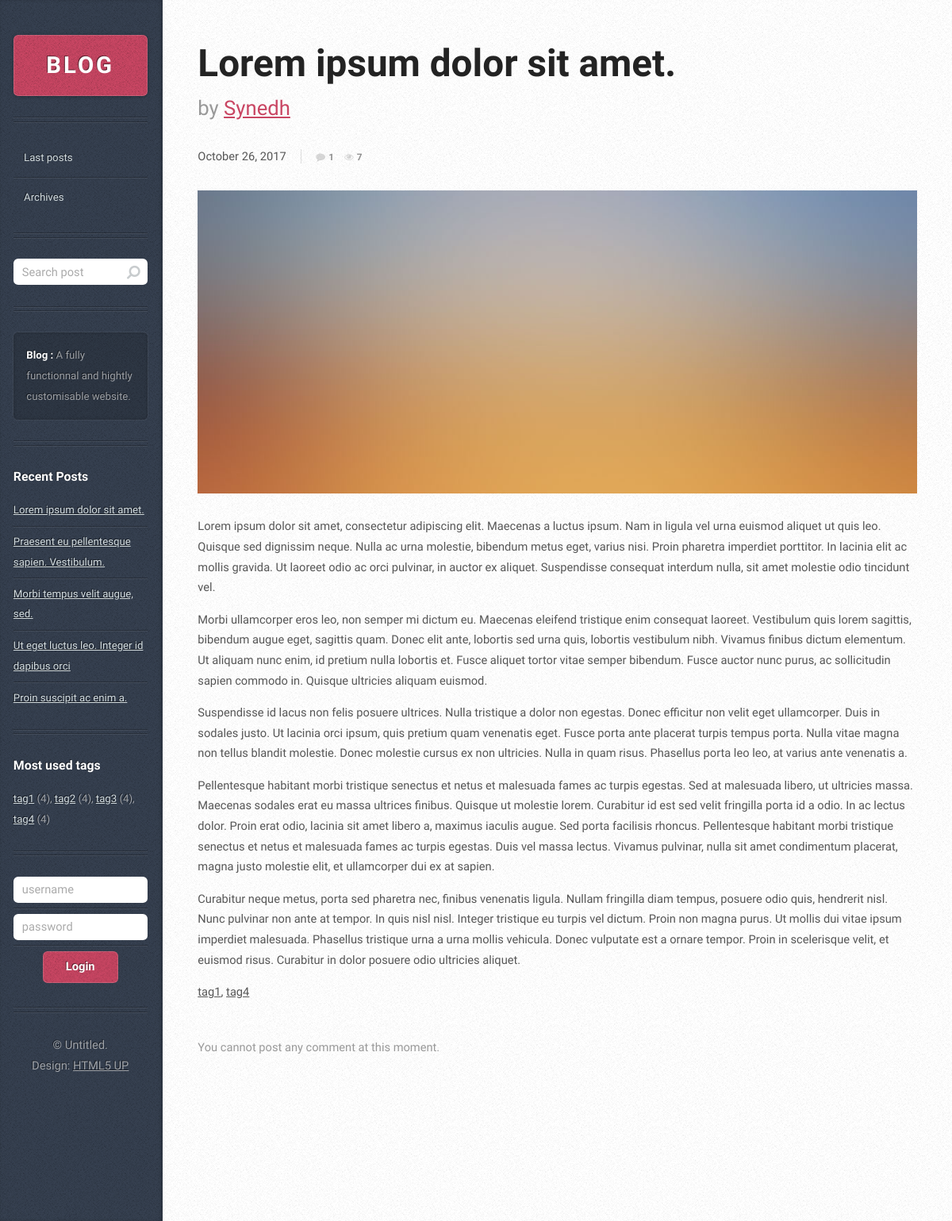
Screenshot of /post/2 with the database file from the repository.
### posts/models.py (models this page shows, shortened)
class Option(models.Model):
    name = models.CharField(max_length=256, default="")
    nb_post_page = models.PositiveIntegerField(default=5)
    message = models.CharField(max_length=256, default="")
    recent_posts = models.BooleanField(default=True)
    most_used_tags = models.BooleanField(default=True)
    used = models.BooleanField(default=False)

class Post(models.Model):
    title = models.CharField(max_length=1024)
    content = models.TextField()
    image = models.CharField(max_length=1024)
    author = models.CharField(max_length=1024)
    view = models.PositiveIntegerField(default=0)
    show_post = models.BooleanField(default=True)
    allow_comments = models.BooleanField(default=True)
    pub_date = models.DateTimeField('date published')
    tag = models.ManyToManyField(Tag)
    class Meta:
        ordering = ('pub_date',)

class Tag(models.Model):
    tag = models.CharField(max_length=1024)
    def __str__(self):
        return self.tag

### posts/views.py (the view)
# urls.py: url(r'^post/(?P<post_id>[0-9]+)$', views.post, name='post'),
def post(request, post_id):
    post = get_object_or_404(Post, pk=post_id)
    if post.pub_date > timezone.now():
        raise Http404("Page not found")
    if 'post_view' not in request.session.keys():
        request.session['post_view'] = []
    if post_id not in request.session['post_view']:
        post.view += 1
        post.save()
        request.session['post_view'] += post_id
    return render(request, 'full_post.html', {'post': post})

### posts/context_processors.py (called while the page is built)
def posts_processor(request):
    return {'recent_posts': Post.objects.filter(pub_date__lte=timezone.now()).order_by('-pub_date')[:5]}

def tags_processor(request):
    return {'most_used_tags': sorted(Tag.objects.all(), key=lambda x: x.post_set.count())[:5]}

def options_processor(request):
    try:
        return {'options': Option.objects.filter(used=True)[0]}
    except IndexError:
        return {'options': {'message': '', 'recent_posts': True, 'most_used_tags': True}}

### posts/templates/full_post.html (shortened to what this page needs)
{% extends 'core/overall.html' %}
{% block content %}
    {% include 'core/post.html' %}
    {% if post.allow_comments or user.is_superuser %}
        {% if error_message %}
            <div><strong>{{ error_message }}</strong></div>
        {% endif %}
        <div>
            <form action="{% url 'send_commentary' post.id %}" method="post" id="post_comment">
                {% csrf_token %}
                {% if user.is_authenticated %}
                    Pseudo : <input type="text" name="author" value="{{ user.username }}" readonly style="cursor: not-allowed;"><br>
                {% else %}
                    Pseudo : <input type="text" name="author" value="{{ author }}"><br>
                {% endif %}
                <textarea rows="5" cols="50" name="content" form="post_comment">{{ content }}</textarea><br>
                <div class="g-recaptcha" data-sitekey="6LcbCjUUAAAAAGxUbCeibQ62Ina85IWmMhPCFCzS"></div>
                <input type="submit" name="Envoyer">
            </form>
        </div>
    {% else %}
    <header>
        <p>You cannot post any comment at this moment.</p>
    </header>
    {% endif %}
{% endblock %}

### posts/templates/core/overall.html (shortened to what this page needs)
<!DOCTYPE html>
<html>
    <head>
    <link rel="stylesheet" href="{% static 'css/main.css' %}" />
    </head>
<body>
    <div id="sidebar">
        <h1 id="logo"><a href="{% url 'index' %}">BLOG</a></h1>
        <nav id="nav">
            <ul>
                {% if request.path == '/' or request.path == '/1/' %}
                <li class="current"><a href="{% url 'index' %}">Last posts</a></li>
                {% else %}
                <li><a href="{% url 'index' %}">Last posts</a></li>
                {% endif %}
                <li><a href="#">Archives</a></li>
        </nav>
        <section class="box search">
            <form action="{% url 'search' %}" method="post" id="search">
                <input type="text" name="search" placeholder="Search post" id="search_input" value="{{ search }}">
            </form>
        </section>
        <section class="box text-style1">
            <div class="inner">
                <p>
                    {{ options.message|safe }}
                </p>
            </div>
        </section>
        {% if options.recent_posts %}
        <section class="box recent-posts">
            <header>
                <h2>Recent Posts</h2>
            </header>
            <ul>
                {% for recent_post in recent_posts %}
                <li><a href="{% url 'post' recent_post.id %}">{{ recent_post.title }}</a></li>
                {% endfor %}
            </ul>
        </section>
        {% endif %}
        {% if options.most_used_tags %}
        <section class="box recent-posts">
            <header>
                <h2>Most used tags</h2>
            </header>
            {% for used_tag in most_used_tags %}
            <a href="{% url 'posts_by_tag' used_tag %}">{{ used_tag }}</a>
            {% if used_tag != most_used_tags|last %}
                ({{ used_tag.post_set.count }}),
            {% else %}
                ({{ used_tag.post_set.count }})
            {% endif %}
            {% endfor %}
        </section>
        {% endif %}
        <section class="box recent-posts">
            {% if user.is_authenticated %}
            <form action="{% url 'logout' %}" method="post" id="logout">
                {% csrf_token %}
                <ul><center>
                    <li><span>Connected as {{ user.username }}</span></li>
                    <li><input type="submit" name="logout" value="Logout"></li>
                </center></ul>
            </form>
            {% else %}
            <form action="{% url 'login' %}" method="post" id="login">
                <ul>
                    <li><input type="text" name="username" placeholder="username"></li>
                    <li><input type="password" name="password" placeholder="password"></li>
                    <li><center><input type="submit" name="login" value="Login"></center></li>
                </ul>
            </form>
            {% endif %}
        </section>
        <ul id="copyright">
            <li>&copy; Untitled.</li><li>Design: <a href="http://html5up.net">HTML5 UP</a></li>
        </ul>
    </div>
    <div id="content">
        <div class="inner">
        	{% block content %}
        	{% endblock %}
        </div>
    </div>
</body>
</html>

### posts/templates/core/post.html
<article class="box post post-excerpt">
    <header>
        <h2><a href="{% url 'post' post.id %}">{{ post.title }}</a></h2>
        <p>by <a href="{% url 'posts_by_author' post.author %}">{{ post.author }}</a></p>
    </header>
    <div class="info">
        <span class="date"><span class="month">{{ post.pub_date|date:"M" }}<span>{{ post.pub_date|date:"F"|slice:"3:" }}</span></span> <span class="day">{{ post.pub_date|date:"j" }}</span><span class="year">, {{ post.pub_date|date:"Y" }}</span></span>
        <ul class="stats">
            <li><a href="{% url 'post_commentaries' post.id %}" class="icon fa-comment">{{ post.commentary_set.count }}</a></li>
            <li><a class="icon fa-eye">{{ post.view }}</a></li>
        </ul>
    </div>
    <a href="{% url 'post' post.id %}" class="image featured"><img src="{% static 'images/pic01.jpg' %}" alt="" /></a>
    {% if 'post' not in request.path %}
    <p>{{ post.content_in_index|safe }}</p>
    <p><a class="cutlink" href="{% url 'post' post.id %}">[...]</a></p>
    {% else %}
    {{ post.content|safe }}
    {% endif %}
    <p>
        {% for tag in post.tag.all %}
        {% if tag != post.tag.all.last %}
        <a class="cutlink" href="{% url 'posts_by_tag' tag %}">{{ tag }}</a>,
        {% else %}
        <a class="cutlink" href="{% url 'posts_by_tag' tag %}">{{ tag }}</a>
        {% endif %}
        {% endfor %}
    </p>
</article>

### rows the page displays
Option: message "Blog : A fully functionnal and hightly customisable website."
Post: title "Lorem ipsum dolor sit amet.", author "Synedh", pub_date "Oct", pub_date "ober", pub_date "26", pub_date "2017", commentary_set.count "1", view "7", content "Lorem ipsum dolor sit amet, consectetur adipiscing elit. Maecenas a luctus ipsum. Nam in ligula vel urna euismod aliquet ut quis leo. Quisque sed dignissim neque. Nulla ac urna molestie, bibendum metus eget, varius nisi. Proin pharetra imperdiet porttitor. In lacinia elit ac mollis gravida. Ut laoreet odio ac orci pulvinar, in auctor ex aliquet. Suspendisse consequat interdum nulla, sit amet molestie odio tincidunt vel. Morbi ullamcorper eros leo, non semper mi dictum eu. Maecenas eleifend tristique enim consequat laoreet. Vestibulum quis lorem sagittis, bibendum augue eget, sagittis quam. Donec elit ante, lobortis sed urna quis, lobortis vestibulum nibh. Vivamus finibus dictum elementum.…"
Post: title "Praesent eu pellentesque sapien. Vestibulum."
Post: title "Morbi tempus velit augue, sed."
Post: title "Ut eget luctus leo. Integer id dapibus orci"
Post: title "Proin suscipit ac enim a."
Tag: tag "tag1", post_set.count "4"
Tag: tag "tag2", post_set.count "4"
Tag: tag "tag3", post_set.count "4"
Tag: tag "tag4", post_set.count "4"
